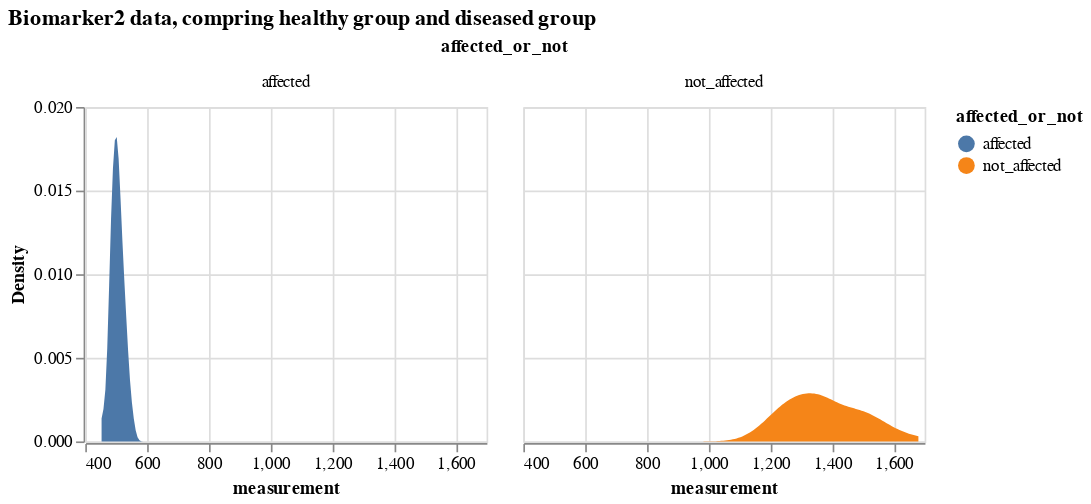

Notebook cell for this chart:
### Markdown cell above
### Comparing a certain biomarker data

### Code cell
# select only biomarker 2 
bio_2_data = df_expanded[df_expanded.Biomarker=='Biomarker 2'].drop(['k_j', 'S_n', 'Biomarker'], axis = 1)
# biomarker2 data, comparing from diseased and healthy groups
alt.Chart(bio_2_data).transform_density(
    'measurement',
    as_=['measurement', 'Density'],
    groupby=['affected_or_not']
).mark_area().encode(
    x="measurement:Q",
    y="Density:Q",
    facet = alt.Facet(
        "affected_or_not:N",
    ),
    color=alt.Color(
        'affected_or_not:N'
    )
).properties(
    width= 240,
    height = 200,
).properties(
    title='Biomarker2 data, compring healthy group and diseased group'
)

### Figure 1 — Vega-Lite specification as saved in the notebook (floating-point values rounded to 4 significant figures)
{"config": {"view": {"continuousWidth": 300, "continuousHeight": 300}}, "data": {"name": "data-ea8f2177f42e1daebb6e808adf3e1218"}, "mark": {"type": "area"}, "encoding": {"color": {"field": "affected_or_not", "type": "nominal"}, "facet": {"field": "affected_or_not", "type": "nominal"}, "x": {"field": "measurement", "type": "quantitative"}, "y": {"field": "Density", "type": "quantitative"}}, "height": 200, "title": "Biomarker2 data, compring healthy group and diseased group", "transform": [{"density": "measurement", "groupby": ["affected_or_not"], "as": ["measurement", "Density"]}], "width": 240, "$schema": "https://vega.github.io/schema/vega-lite/v5.16.3.json", "datasets": {"data-ea8f2177f42e1daebb6e808adf3e1218": [{"participant": 0, "measurement": 1541.0, "affected_or_not": "not_affected"}, {"participant": 1, "measurement": 480.2, "affected_or_not": "affected"}, {"participant": 2, "measurement": 1519.0, "affected_or_not": "not_affected"}, {"participant": 3, "measurement": 494.5, "affected_or_not": "affected"}, {"participant": 4, "measurement": 535.0, "affected_or_not": "affected"}, {"participant": 5, "measurement": 1359.0, "affected_or_not": "not_affected"}, {"participant": 6, "measurement": 554.1, "affected_or_not": "affected"}, {"participant": 7, "measurement": 507.8, "affected_or_not": "affected"}, {"participant": 8, "measurement": 1551.0, "affected_or_not": "not_affected"}, {"participant": 9, "measurement": 499.6, "affected_or_not": "affected"}, {"participant": 10, "measurement": 1307.0, "affected_or_not": "not_affected"}, {"participant": 11, "measurement": 507.4, "affected_or_not": "affected"}, {"participant": 12, "measurement": 478.9, "affected_or_not": "affected"}, {"participant": 13, "measurement": 516.5, "affected_or_not": "affected"}, {"participant": 14, "measurement": 504.5, "affected_or_not": "affected"}, {"participant": 15, "measurement": 1594.0, "affected_or_not": "not_affected"}, {"participant": 16, "measurement": 1341.0, "affected_or_not": "not_affected"}, {"participant": 17, "measurement": 461.0, "affected_or_not": "affected"}, {"participant": 18, "measurement": 520.9, "affected_or_not": "affected"}, {"participant": 19, "measurement": 1472.0, "affected_or_not": "not_affected"}, {"participant": 20, "measurement": 1433.0, "affected_or_not": "not_affected"}, {"participant": 21, "measurement": 1309.0, "affected_or_not": "not_affected"}, {"participant": 22, "measurement": 1360.0, "affected_or_not": "not_affected"}, {"participant": 23, "measurement": 478.6, "affected_or_not": "affected"}, {"participant": 24, "measurement": 1409.0, "affected_or_not": "not_affected"}, {"participant": 25, "measurement": 452.8, "affected_or_not": "affected"}, {"participant": 26, "measurement": 486.8, "affected_or_not": "affected"}, {"participant": 27, "measurement": 1261.0, "affected_or_not": "not_affected"}, {"participant": 28, "measurement": 1226.0, "affected_or_not": "not_affected"}, {"participant": 29, "measurement": 1372.0, "affected_or_not": "not_affected"}, {"participant": 30, "measurement": 1348.0, "affected_or_not": "not_affected"}, {"participant": 31, "measurement": 1254.0, "affected_or_not": "not_affected"}, {"participant": 32, "measurement": 1271.0, "affected_or_not": "not_affected"}, {"participant": 33, "measurement": 510.7, "affected_or_not": "affected"}, {"participant": 34, "measurement": 1358.0, "affected_or_not": "not_affected"}, {"participant": 35, "measurement": 480.9, "affected_or_not": "affected"}, {"participant": 36, "measurement": 1456.0, "affected_or_not": "not_affected"}, {"participant": 37, "measurement": 1497.0, "affected_or_not": "not_affected"}, {"participant": 38, "measurement": 497.7, "affected_or_not": "affected"}, {"participant": 39, "measurement": 523.3, "affected_or_not": "affected"}, {"participant": 40, "measurement": 1245.0, "affected_or_not": "not_affected"}, {"participant": 41, "measurement": 477.3, "affected_or_not": "affected"}, {"participant": 42, "measurement": 1339.0, "affected_or_not": "not_affected"}, {"participant": 43, "measurement": 487.2, "affected_or_not": "affected"}, {"participant": 44, "measurement": 1396.0, "affected_or_not": "not_affected"}, {"participant": 45, "measurement": 484.1, "affected_or_not": "affected"}, {"participant": 46, "measurement": 1169.0, "affected_or_not": "not_affected"}, {"participant": 47, "measurement": 509.3, "affected_or_not": "affected"}, {"participant": 48, "measurement": 522.1, "affected_or_not": "affected"}, {"participant": 49, "measurement": 499.2, "affected_or_not": "affected"}, {"participant": 50, "measurement": 477.2, "affected_or_not": "affected"}, {"participant": 51, "measurement": 490.4, "affected_or_not": "affected"}, {"participant": 52, "measurement": 498.6, "affected_or_not": "affected"}, {"participant": 53, "measurement": 545.5, "affected_or_not": "affected"}, {"participant": 54, "measurement": 486.4, "affected_or_not": "affected"}, {"participant": 55, "measurement": 1209.0, "affected_or_not": "not_affected"}, {"participant": 56, "measurement": 497.0, "affected_or_not": "affected"}, {"participant": 57, "measurement": 507.8, "affected_or_not": "affected"}, {"participant": 58, "measurement": 1361.0, "affected_or_not": "not_affected"}, {"participant": 59, "measurement": 525.7, "affected_or_not": "affected"}, {"participant": 60, "measurement": 540.8, "affected_or_not": "affected"}, {"participant": 61, "measurement": 506.0, "affected_or_not": "affected"}, {"participant": 62, "measurement": 495.8, "affected_or_not": "affected"}, {"participant": 63, "measurement": 498.7, "affected_or_not": "affected"}, {"participant": 64, "measurement": 489.1, "affected_or_not": "affected"}, {"participant": 65, "measurement": 507.7, "affected_or_not": "affected"}, {"participant": 66, "measurement": 1252.0, "affected_or_not": "not_affected"}, {"participant": 67, "measurement": 487.6, "affected_or_not": "affected"}, {"participant": 68, "measurement": 1479.0, "affected_or_not": "not_affected"}, {"participant": 69, "measurement": 1370.0, "affected_or_not": "not_affected"}, {"participant": 70, "measurement": 1286.0, "affected_or_not": "not_affected"}, {"participant": 71, "measurement": 1492.0, "affected_or_not": "not_affected"}, {"participant": 72, "measurement": 1190.0, "affected_or_not": "not_affected"}, {"participant": 73, "measurement": 527.5, "affected_or_not": "affected"}, {"participant": 74, "measurement": 1502.0, "affected_or_not": "not_affected"}, {"participant": 75, "measurement": 1365.0, "affected_or_not": "not_affected"}, {"participant": 76, "measurement": 508.1, "affected_or_not": "affected"}, {"participant": 77, "measurement": 504.6, "affected_or_not": "affected"}, {"participant": 78, "measurement": 500.8, "affected_or_not": "affected"}, {"participant": 79, "measurement": 533.5, "affected_or_not": "affected"}, {"participant": 80, "measurement": 518.4, "affected_or_not": "affected"}, {"participant": 81, "measurement": 1594.0, "affected_or_not": "not_affected"}, {"participant": 82, "measurement": 531.7, "affected_or_not": "affected"}, {"participant": 83, "measurement": 1509.0, "affected_or_not": "not_affected"}, {"participant": 84, "measurement": 489.6, "affected_or_not": "affected"}, {"participant": 85, "measurement": 487.3, "affected_or_not": "affected"}, {"participant": 86, "measurement": 498.8, "affected_or_not": "affected"}, {"participant": 87, "measurement": 1680.0, "affected_or_not": "not_affected"}, {"participant": 88, "measurement": 531.7, "affected_or_not": "affected"}, {"participant": 89, "measurement": 1232.0, "affected_or_not": "not_affected"}, {"participant": 90, "measurement": 511.0, "affected_or_not": "affected"}, {"participant": 91, "measurement": 521.5, "affected_or_not": "affected"}, {"participant": 92, "measurement": 1312.0, "affected_or_not": "not_affected"}, {"participant": 93, "measurement": 1258.0, "affected_or_not": "not_affected"}, {"participant": 94, "measurement": 1421.0, "affected_or_not": "not_affected"}, {"participant": 95, "measurement": 497.8, "affected_or_not": "affected"}, {"participant": 96, "measurement": 513.2, "affected_or_not": "affected"}, {"participant": 97, "measurement": 491.4, "affected_or_not": "affected"}, {"participant": 98, "measurement": 1291.0, "affected_or_not": "not_affected"}, {"participant": 99, "measurement": 514.7, "affected_or_not": "affected"}]}}
